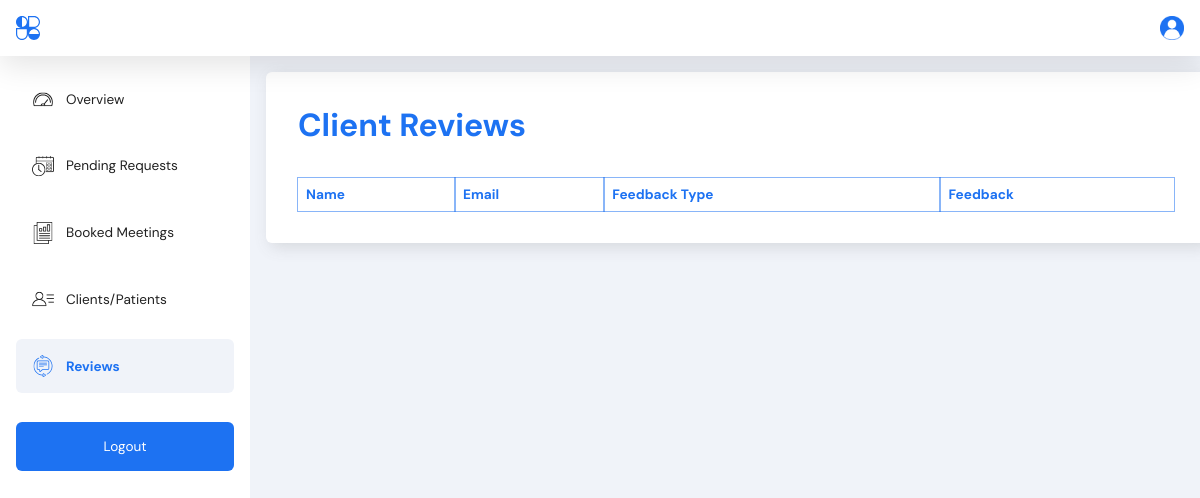
Before: /admin/feedback.php (signed in) with the older database file.
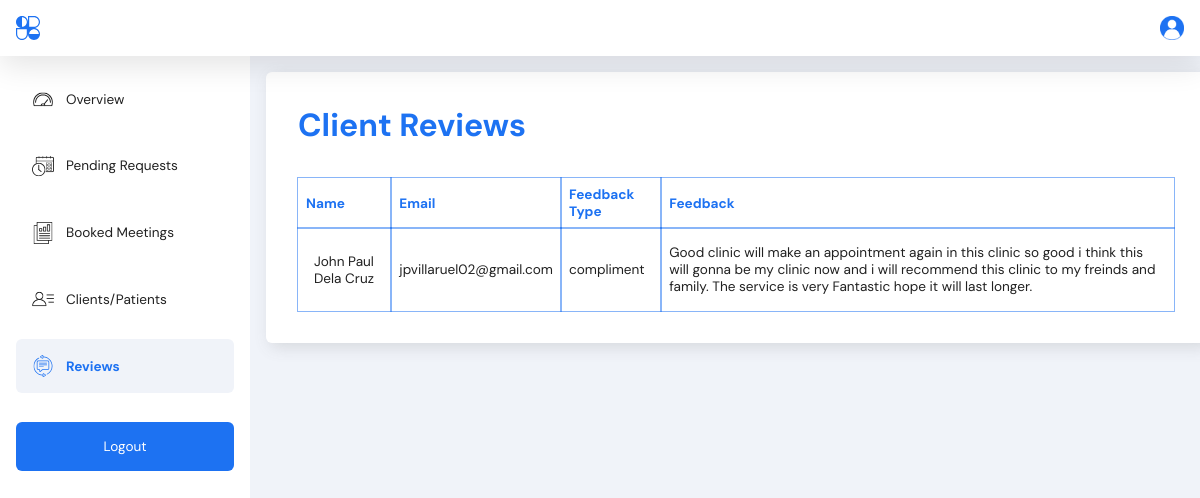
After: the same page with the newer database file.
### tables this page shows
CREATE TABLE `feedback` (
  `id` int(11) NOT NULL,
  `name` varchar(299) NOT NULL,
  `email` varchar(299) NOT NULL,
  `feedback_type` varchar(100) NOT NULL,
  `feedback` varchar(399) NOT NULL
);

### admin/feedback.php (the view, shortened to what this page needs)
<?php
require_once '../includes/dbh.inc.php';
$query  = "SELECT * FROM feedback";
$result = $conn->query($query);
$users = [];
if ($result->num_rows > 0) {
  while($row = $result->fetch_assoc()) {
      $users[] = $row;
  }
}
?>
<!DOCTYPE html>
<html lang="en">
<head>
  <link rel="stylesheet" href="../src/dist/styles.css" />
</head>
<body>
  <main>
    <?php include("includes/nav.php"); ?>
    <?php include("includes/side_nav.php"); ?>
    <section class="account__container admin-cards">
      <div class="appointments__container appointments__page">
        <div class="appointments">
          <div class="top_header">
            <h4>Client Reviews</h4>
          </div>
          <table>
            <thead>
              <tr>
                <th>Name</th>
                <th>Email</th>
                <th>Feedback Type</th>
                <th>Feedback</th>
              </tr>
            </thead>
            <?php foreach($users as $user){?>
            <tr>
              <td><?php echo $user['name']?></td>
              <td><?php echo $user['email']?></td>
              <td><?php echo $user['feedback_type']?></td>
              <td><?php echo $user['feedback']?></td>
            </tr>
            <?php } ?>
          </table>
        </div>
      </div>
    </section>
  </main>
</body>
</html>

Changed rows visible on the page:
added feedback: name "John Paul Dela Cruz", email "jpvillaruel02@gmail.com", feedback_type "compliment", feedback "Good clinic will make an appointment again in this clinic so good i think this will gonna be my clinic now and i will recommend this clinic to my freinds and family. The service is very Fantastic hope it will last longer."
